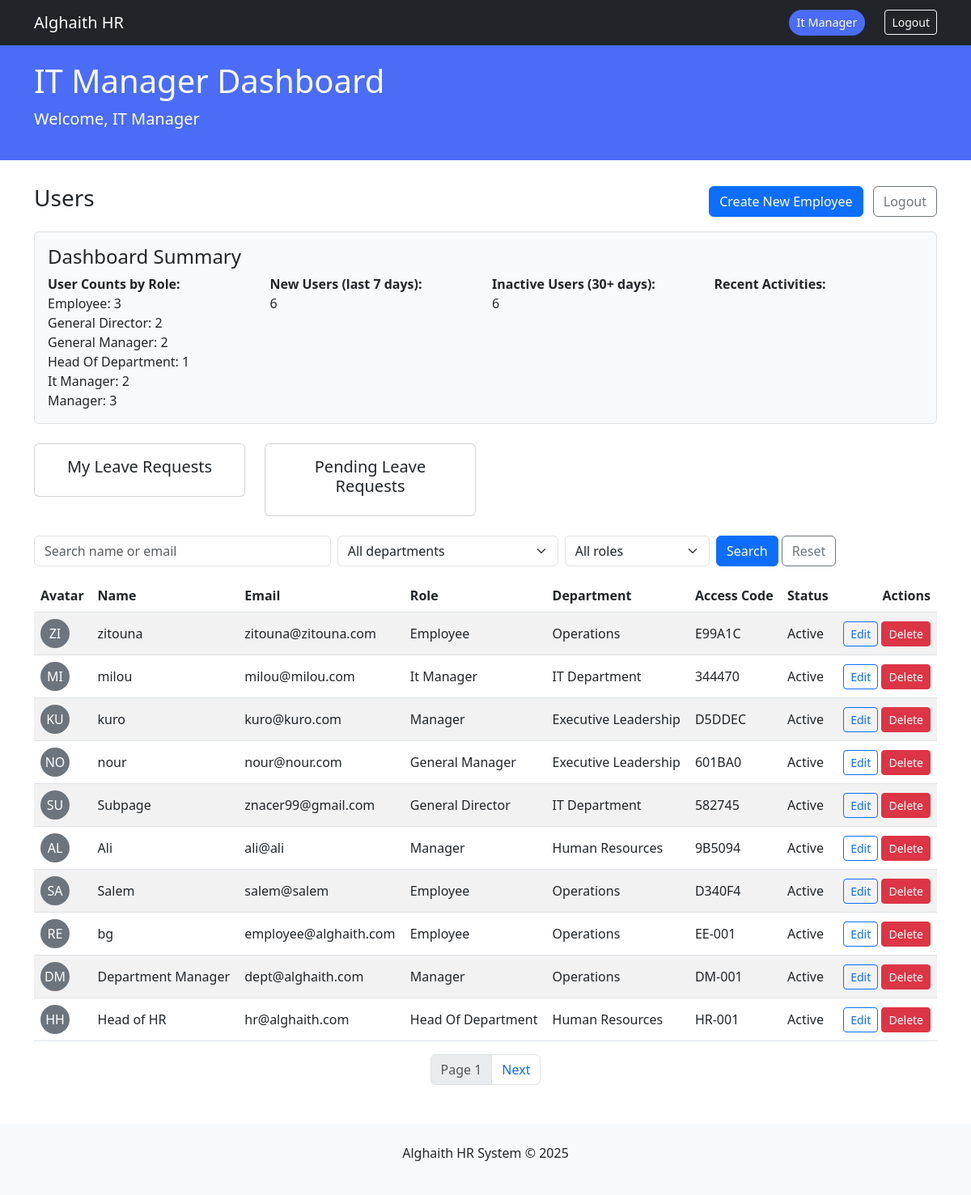
The app's page /dashboard/it_manager (signed in) with its own data.
### core/models.py (models this page shows, shortened)
class User(db.Model, UserMixin):
    __tablename__ = 'users'
    id = db.Column(db.Integer, primary_key=True)
    email = db.Column(db.String(120), unique=True, nullable=False)
    password_hash = db.Column(db.String(200), nullable=False)
    name = db.Column(db.String(100), nullable=False)
    role = db.Column(db.String(50), nullable=False)
    avatar = db.Column(db.String(2), nullable=False)
    access_code = db.Column(db.String(20), unique=True, nullable=False)
    department_id = db.Column(db.Integer, db.ForeignKey('departments.id'))
    created_at = db.Column(db.DateTime, default=datetime.utcnow)
    last_login = db.Column(db.DateTime)
    login_count = db.Column(db.Integer, default=0)
    is_active = db.Column(db.Boolean, default=True, nullable=False)
    position = db.Column(db.String(100), nullable=True)
    phone = db.Column(db.String(20), nullable=True)
    department = db.relationship('Department', back_populates='members')
    @property
    def is_authenticated(self):
        return True

class Department(db.Model):
    __tablename__ = 'departments'
    id = db.Column(db.Integer, primary_key=True)
    name = db.Column(db.String(100), unique=True, nullable=False)
    description = db.Column(db.Text)
    created_at = db.Column(db.DateTime, default=datetime.utcnow)
    members = db.relationship('User', back_populates='department', lazy='dynamic')

### modules/dashboard/routes.py (the view)
@dashboard_bp.route('/it_manager')
@login_required
@role_required(['it_manager',])
def it_manager_dashboard():
    q = (request.args.get('q') or '').strip()
    role_filter = (request.args.get('role') or '').strip()
    dept_filter = (request.args.get('department') or '').strip()
    try:
        page = max(int(request.args.get('page', 1)), 1)
    except Exception:
        page = 1
    per_page = 10
    query = User.query
    if q:
        like = f"%{q}%"
        query = query.filter(or_(User.name.ilike(like), User.email.ilike(like)))
    if role_filter:
        query = query.filter(User.role == role_filter)
    if dept_filter:
        try:
            dept_id = int(dept_filter)
            query = query.filter(User.department_id == dept_id)
        except ValueError:
            pass
    total = query.count()
    users = query.order_by(User.created_at.desc()).limit(per_page).offset((page - 1) * per_page).all()
    departments = Department.query.order_by(Department.name).all()
    user_counts = db.session.query(
        User.role,
        func.count(User.id)
    ).group_by(User.role).all()
    week_ago = datetime.utcnow() - timedelta(days=7)
    new_users_count = User.query.filter(User.created_at >= week_ago).count()
    month_ago = datetime.utcnow() - timedelta(days=30)
    inactive_users_count = User.query.filter(
        or_(User.last_login == None, User.last_login < month_ago)
    ).count()
    recent_activities = ActivityLog.query.order_by(ActivityLog.timestamp.desc()).limit(10).all()
    return render_template(
        'dashboard/it_manager.html',
        user=current_user,
        user_list=users,
        total=total,
        page=page,
        per_page=per_page,
        departments=departments,
        q=q,
        role_filter=role_filter,
        dept_filter=dept_filter,
        user_counts=user_counts,
        new_users_count=new_users_count,
        inactive_users_count=inactive_users_count,
        recent_activities=recent_activities,
    )

### modules/auth/forms.py
class LogoutForm(FlaskForm):
    submit = SubmitField('Logout')

### app.py (called while the page is built)
@login_manager.user_loader
def load_user(user_id):
    from core.models import User
    return db.session.get(User, int(user_id))

### templates/dashboard/it_manager.html (shortened to what this page needs)
{% extends "dashboard/base_dashboard.html" %}
{% block dashboard_title %}IT Manager Dashboard{% endblock %}
{% block dashboard_content %}
<div class="mb-3 d-flex justify-content-between align-items-center">
    <h3>Users</h3>
    <div>
        <a href="{{ url_for('dashboard.it_manager_create_employee') }}" class="btn btn-primary">Create New Employee</a>
        <a href="{{ url_for('auth.logout') }}" class="btn btn-outline-secondary ms-2">Logout</a>
    </div>
</div>
<div class="mb-4 p-3 border rounded bg-light">
    <h4>Dashboard Summary</h4>
    <div class="row g-3">
      <div class="col-md-3">
        <strong>User Counts by Role:</strong>
        <ul class="list-unstyled mb-0">
          {% for role, count in user_counts %}
            <li>{{ role|replace('_',' ')|title }}: {{ count }}</li>
          {% endfor %}
        </ul>
      </div>
      <div class="col-md-3">
        <strong>New Users (last 7 days):</strong>
        <p>{{ new_users_count }}</p>
      </div>
      <div class="col-md-3">
        <strong>Inactive Users (30+ days):</strong>
        <p>{{ inactive_users_count }}</p>
      </div>
      <div class="col-md-3">
        <strong>Recent Activities:</strong>
      </div>
    </div>
</div>
<div class="row mb-4">
  <div class="col-md-3">
      <a href="{{ url_for('leave.my_requests') }}" class="text-decoration-none">
          <div class="card text-center dashboard-link-card">
              <div class="card-body">
                  <h5 class="card-title">My Leave Requests</h5>
              </div>
          </div>
      </a>
  </div>
  <div class="col-md-3">
      <a href="{{ url_for('leave.pending_requests') }}" class="text-decoration-none">
          <div class="card text-center dashboard-link-card">
              <div class="card-body">
                  <h5 class="card-title">Pending Leave Requests</h5>
              </div>
          </div>
      </a>
  </div>
</div>
<form method="GET" action="{{ url_for('dashboard.it_manager_dashboard') }}" class="row g-2 mb-3">
  <div class="col-md-4">
    <input name="q" value="{{ q }}" class="form-control" placeholder="Search name or email">
  </div>
  <div class="col-md-3">
    <select name="department" class="form-select">
      <option value="">All departments</option>
    </select>
  </div>
  <div class="col-md-2">
    <select name="role" class="form-select">
      <option value="">All roles</option>
    </select>
  </div>
  <div class="col-md-3">
    <button class="btn btn-primary" type="submit">Search</button>
    <a class="btn btn-outline-secondary" href="{{ url_for('dashboard.it_manager_dashboard') }}">Reset</a>
  </div>
</form>
<div class="table-responsive">
  <table class="table table-striped align-middle">
    <thead>
      <tr>
        <th>Avatar</th>
        <th>Name</th>
        <th>Email</th>
        <th>Role</th>
        <th>Department</th>
        <th>Access Code</th>
        <th>Status</th>
        <th class="text-end">Actions</th>
      </tr>
    </thead>
    <tbody>
      {% for u in user_list %}
      <tr>
        <td>
          <div style="width:36px;height:36px;border-radius:50%;background:#6c757d;color:#fff;display:inline-flex;align-items:center;justify-content:center;">
            {{ u.avatar }}
          </div>
        </td>
        <td>{{ u.name }}</td>
        <td>{{ u.email }}</td>
        <td>{{ u.role|replace('_',' ')|title }}</td>
        <td>{{ u.department.name if u.department else '-' }}</td>
        <td>{{ u.access_code or '-' }}</td>
        <td>{{ 'Active' if u.is_active else 'Inactive' }}</td>
        <td class="text-end">
          <a href="{{ url_for('dashboard.it_manager_edit_employee', id=u.id) }}" class="btn btn-sm btn-outline-primary">Edit</a>
          <form method="POST" action="{{ url_for('dashboard.it_manager_delete_employee', id=u.id) }}" style="display:inline;">
            <button type="submit" class="btn btn-sm btn-danger" onclick="return confirm('Delete {{ u.name }}?');">Delete</button>
          </form>
        </td>
      </tr>
      {% else %}
      <tr><td colspan="8" class="text-center">No users found</td></tr>
      {% endfor %}
    </tbody>
  </table>
</div>
<nav aria-label="User pages">
  <ul class="pagination justify-content-center">
    <li class="page-item disabled"><span class="page-link">Page {{ page }}</span></li>
    {% if total > page * per_page %}
      <li class="page-item">
        <a class="page-link" href="{{ url_for('dashboard.it_manager_dashboard', page=page+1, q=q, department=dept_filter, role=role_filter) }}">Next</a>
      </li>
    {% endif %}
  </ul>
</nav>
{% endblock %}

### templates/dashboard/base_dashboard.html (shortened to what this page needs)
<!DOCTYPE html>
<html>
<head>
    <link href="https://cdn.jsdelivr.net/npm/bootstrap@5.3.0/dist/css/bootstrap.min.css" rel="stylesheet">
</head>
<body>
    <nav class="navbar navbar-expand-lg navbar-dark bg-dark">
        <div class="container">
            <a class="navbar-brand" href="#">Alghaith HR</a>
            <div class="d-flex align-items-center">
                <span class="role-indicator me-3">{{ current_user.role|replace('_', ' ')|title }}</span>
                {% if current_user.is_authenticated %}
                <form method="post" action="{{ url_for('auth.logout') }}" class="ms-2 d-inline">
                    <button type="submit" class="btn btn-sm btn-outline-light">Logout</button>
                </form>
                {% endif %}
            </div>
        </div>
    </nav>
    <div class="role-header">
        <div class="container">
            <h1>{% block dashboard_title %}Dashboard{% endblock %}</h1>
            <p class="lead">Welcome, {{ current_user.name }}</p>
        </div>
    </div>
    <div class="container">
        {% block dashboard_content %}{% endblock %}
    </div>
    <footer class="mt-5 py-4 bg-light">
        <div class="container text-center">
            <p>Alghaith HR System &copy; 2025</p>
        </div>
    </footer>
</body>
</html>

### templates/dashboard/base_dashboard.html (style rules this page uses)
:root { --role-color: #4a6cf7; }
.role-header { background: var(--role-color); color: white; padding: 20px 0; margin-bottom: 30px; }
.role-indicator { background: var(--role-color); color: white; padding: 5px 10px; border-radius: 20px; font-size: 0.9rem; }
.dashboard-link-card { cursor: pointer; transition: transform 0.2s; }

### records on screen
User: role "It Manager", name "IT Manager", name "It Manager", department "2"
User: role "Manager", department "3", avatar "AL", name "Ali", email "ali@ali", department "Human Resources", access_code "9B5094", is_active "Active"
User: avatar "ZI", name "zitouna", email "zitouna@zitouna.com", role "Employee", department "Operations", access_code "E99A1C", is_active "Active"
User: avatar "MI", name "milou", email "milou@milou.com", role "It Manager", department "IT Department", access_code "344470", is_active "Active"
User: avatar "KU", name "kuro", email "kuro@kuro.com", role "Manager", department "Executive Leadership", access_code "D5DDEC", is_active "Active"
User: avatar "NO", name "nour", email "nour@nour.com", role "General Manager", department "Executive Leadership", access_code "601BA0", is_active "Active"
User: avatar "SU", name "Subpage", email "znacer99@gmail.com", role "General Director", department "IT Department", access_code "582745", is_active "Active"
User: avatar "SA", name "Salem", email "salem@salem", role "Employee", department "Operations", access_code "D340F4", is_active "Active"
User: avatar "RE", name "bg", email "employee@alghaith.com", role "Employee", department "Operations", access_code "EE-001", is_active "Active"
User: avatar "DM", name "Department Manager", email "dept@alghaith.com", role "Manager", department "Operations", access_code "DM-001", is_active "Active"
User: avatar "HH", name "Head of HR", email "hr@alghaith.com", role "Head Of Department", department "Human Resources", access_code "HR-001", is_active "Active"

### other values on screen
{{ role|replace('_',' ')|title }} "Employee" "General Director" "General Manager" "Head Of Department"
{{ count }} "3" "2" "2" "1"
{{ new_users_count }} "6"
{{ inactive_users_count }} "6"
{{ page }} "1"
